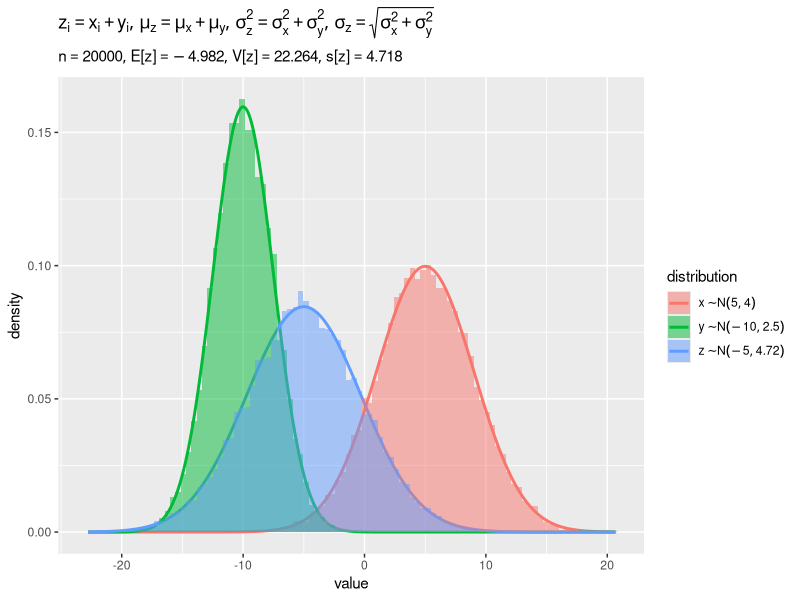

R code for this plot: (Note: this script raises an error after producing the figure.)

# 3.2.c 正規分布の再生性 ---------------------------------------------------------

# 利用パッケージ
library(tidyverse)
library(gganimate)

# チェック用
library(ggplot2)


# 正規乱数の和の分布 ---------------------------------------------------------------

### ・乱数生成・統計量の計算・分布の計算 -----

# サンプルサイズを指定
N <- 20000

# 正規分布のパラメータを指定
mu_x    <- 5
sigma_x <- 4
mu_y    <- -10
sigma_y <- 2.5


# サンプリング
sample_df <- tibble::tibble(
  i = 1:N, # データ番号
  x = rnorm(n = N, mean = mu_x, sd = sigma_x), 
  y = rnorm(n = N, mean = mu_y, sd = sigma_y), 
  z = x + y
) |> 
  tidyr::pivot_longer(
    cols = !i, 
    names_to  = "dist", 
    values_to = "x"
  ) # サンプル列をまとめる

# 確率変数の範囲を設定
x_min <- min(sample_df[["x"]])
x_max <- max(sample_df[["x"]])

# 正規分布を計算
norm_df <- tibble::tibble(
  x      = seq(from = x_min, to = x_max, length.out = 1000), 
  dens_x = dnorm(x = x, mean = mu_x, sd = sigma_x), 
  dens_y = dnorm(x = x, mean = mu_y, sd = sigma_y),
  dens_z = dnorm(x = x, mean = mu_x+mu_y, sd = sqrt(sigma_x^2+sigma_y^2))
) |> 
  tidyr::pivot_longer(
    cols = !x, 
    names_prefix = "dens_", 
    names_to  = "dist", 
    values_to = "dens"
  ) # 確率密度列をまとめる


### ・結果の作図 -----

# サンプル和を抽出
sample_z_vec <- sample_df |> 
  dplyr::filter(dist == "z") |> 
  dplyr::pull(x)

# サンプル和の標本統計量を計算:(ラベル用)
mean_z <- sum(sample_z_vec) / N
var_z  <- sum((sample_z_vec - mean_z)^2) / N
sd_z   <- sqrt(var_z)

# ラベル用の文字列を作成
variable_label <- paste0(
  "list(", 
  "z[i] == x[i] + y[i]", 
  ", mu[z] == mu[x] + mu[y]", 
  ", sigma[z]^2 == sigma[x]^2 + sigma[y]^2", 
  ", sigma[z] == sqrt(sigma[x]^2 + sigma[y]^2)", 
  ")"
)
stats_label <- paste0(
  "list(", 
  "n == ", N, 
  ", E*'['*z*']' == ", round(mean_z, digits = 3), 
  ", V*'['*z*']' == ", round(var_z, digits = 3), 
  ", s*'['*z*']' == ", round(sd_z, digits = 3), 
  ")"
)
param_label_vec <- c(
  parse(text = paste0("x %~% N(", mu_x, ", ", sigma_x, ")")), 
  parse(text = paste0("y %~% N(", mu_y, ", ", sigma_y, ")")), 
  parse(text = paste0("z %~% N(", mu_x+mu_y, ", ", 
                      round(sqrt(sigma_x^2+sigma_y^2), digits = 2), ")"))
)

# ヒストグラムを作成
ggplot() + 
  geom_line(data = norm_df, 
            mapping = aes(x = x, y = dens, color = dist), 
            linewidth = 1) + # 生成分布
  geom_histogram(data = sample_df, 
                 mapping = aes(x = x, y = ..density.., fill = dist), 
                 position = "identity", bins = 100, 
                 alpha = 0.5) + # サンプル
  scale_color_hue(labels = param_label_vec) + # (凡例ラベル用)
  scale_fill_hue(labels = param_label_vec) + # (凡例ラベル用)
  theme(legend.text.align = 0, 
        legend.position = "right") + 
  labs(title = parse(text = variable_label), 
       subtitle = parse(text = stats_label), 
       color = "distribution", fill = "distribution", 
       x = "value", y = "density")


### ・推移の作図 -----

# 1フレーム当たりのデータ数を指定
n_per_frame <- 200

# フレーム数を設定
frame_num <- N / n_per_frame
frame_num


# サンプル和の標本統計量を計算:(ラベル用)
mean_z_vec <- cumsum(sample_z_vec) / 1:N
var_z_vec  <- cumsum((sample_z_vec - mean_z_vec)^2) / 1:N
sd_z_vec   <- sqrt(var_z_vec)

# サンプルを複製
trace_sample_df <- sample_df |> 
  tidyr::uncount(weights = (N-i)%/%n_per_frame+1, .id = "n") |> # 累積ミニバッチに複製
  dplyr::mutate(
    n = N - (n-1)*n_per_frame, # 行番号をデータ数に変換
    label = paste0(
      "n = ", n, 
      ", E[z] = ", round(mean_z_vec[n], digits = 3), 
      ", V[z] = ", round(var_z_vec[n], digits = 3), 
      ", s[z] = ", round(sd_z_vec[n], digits = 3)
    ) # フレーム用ラベル
  ) |> 
  tibble::add_row(
    i = 0, n = 0, 
    label = "n = 0, E[z] = NA, V[z] = NA, s[z] = NA"
  ) |> # 初回フレーム用にダミーを追加
  dplyr::arrange(n, dist, i) |> # 因子レベルの設定用
  dplyr::mutate(
    jitter = dplyr::case_when(
      dist == "x" ~ 1, 
      dist == "y" ~ 2, 
      dist == "z" ~ 3
    ), # プロット位置の調整値を指定
    label = factor(label, levels = unique(label)) # フレーム番号に応じてレベル付け
  )


# 確率密度の最大値を設定
y_max <- max(norm_df[["dens"]])

# サンプル点のプロット位置の調整値を指定
y_min <- -0.003

# ヒストグラムを作成
anim <- ggplot() + 
  geom_line(data = norm_df, 
            mapping = aes(x = x, y = dens, color = dist), 
            linewidth = 1) + # 生成分布
  geom_histogram(data = trace_sample_df, 
                 mapping = aes(x = x, y = ..density.., fill = dist), 
                 position = "identity", bins = 100, 
                 alpha = 0.5) + # サンプル
  geom_point(data = trace_sample_df, 
             mapping = aes(x = x, y = y_min*jitter, color = dist), 
             size = 2, alpha = 0.01) + # サンプル
  gganimate::transition_manual(frames = label) + # フレーム
  scale_color_hue(labels = param_label_vec) + # (凡例ラベル用)
  scale_fill_hue(labels = param_label_vec) + # (凡例ラベル用)
  coord_cartesian(ylim = c(y_min*3, y_max)) + 
  theme(legend.text.align = 0, 
        legend.position = "right") + 
  labs(title = expression(z[i] == x[i] + y[i]), 
       subtitle = "{current_frame}", 
       color = "distribution", fill = "distribution", 
       x = "value", y = "density")

# 停止フレーム数を指定
pause_frame <- 10

# gif画像を作成
gganimate::animate(
  plot = anim, 
  nframes = frame_num+pause_frame, end_pause = pause_frame, fps = 10, 
  width = 800, height = 600, 
  renderer = gganimate::gifski_renderer()
)


# 正規乱数の平均の分布 ------------------------------------------------------------

### ・乱数生成・統計量の計算・分布の計算 -----

# 試行回数を指定
max_iter <- 10000

# サンプルサイズを指定
N <- 4

# 正規分布のパラメータを指定
mu_x    <- 50
sigma_x <- 10


# サンプリング
sample_x_df <- tidyr::expand_grid(
  iter = 1:max_iter, # 試行番号
  i    = 1:N         # データ番号:(サンプル)
) |> 
  dplyr::group_by(iter) |> # 乱数生成用
  dplyr::mutate(
    x = rnorm(n = N, mean = mu_x, sd = sigma_x)
  ) |> 
  dplyr::ungroup()

# 標本平均を計算
sample_z_df <- sample_x_df |> 
  dplyr::group_by(iter) |> # 平均の計算用
  dplyr::summarise(
    z = mean(x), .groups = "drop"
  )

# 確率変数の範囲を設定
x_min <- min(sample_x_df[["x"]])
x_max <- max(sample_x_df[["x"]])

# 正規分布を計算
norm_df <- tibble::tibble(
  x      = seq(from = x_min, to = x_max, length.out = 1000), 
  dens_x = dnorm(x = x, mean = mu_x, sd = sigma_x), 
  dens_z = dnorm(x = x, mean = mu_x, sd = sigma_x/sqrt(N))
) |> 
  tidyr::pivot_longer(
    cols = !x, 
    names_prefix = "dens_", 
    names_to  = "dist", 
    values_to = "dens"
  ) # 確率密度列をまとめる


### ・結果の作図 -----

# サンプル平均を抽出
sample_z_vec <- sample_z_df[["z"]]

# サンプル平均の標本統計量を計算:(ラベル用)
mean_z <- sum(sample_z_vec) / max_iter
var_z  <- sum((sample_z_vec - mean_z)^2) / max_iter
sd_z   <- sqrt(var_z)

# ラベル用の文字列を作成
variable_label <- paste0(
  "list(", 
  "z[j] == frac(1, n) ~ sum(x[ji], i==1, n)", 
  ", mu[z] == ", "mu[x]", 
  ", sigma[z]^2 == frac(sigma[x]^2, n)", 
  ", sigma[z] == frac(sigma[x], sqrt(n))", 
  ")"
)
stats_label <- paste0(
  "list(", 
  "n == ", N, 
  ", m == ", max_iter, 
  ", E*'['*z*']' == ", round(mean_z, digits = 3), 
  ", V*'['*z*']' == ", round(var_z, digits = 3), 
  ", s*'['*z*']' == ", round(sd_z, digits = 3), 
  ")"
)
param_label_vec <- c(
  parse(text = paste0("x %~% N(", mu_x, ", ", sigma_x, ")")), 
  parse(text = paste0("z %~% N(", mu_x, ", ", round(sigma_x/sqrt(N), digits = 2), ")"))
)

# サンプルを作図
ggplot() + 
  geom_line(data = norm_df, 
            mapping = aes(x = x, y = dens, color = dist), 
            linewidth = 1) + # 生成分布
  geom_histogram(data = sample_z_df, 
                 mapping = aes(x = z, y = ..density..), 
                 bins = 50, fill = scales::hue_pal()(n = 2)[2], 
                 alpha = 0.5) + # サンプル平均
  scale_color_hue(labels = param_label_vec) + # (凡例ラベル用)
  theme(legend.text.align = 0, 
        legend.position = "right") + 
  labs(title = parse(text = variable_label), 
       subtitle = parse(text = stats_label), 
       color = "distribution", 
       x = "value", y = "density")


### ・推移の作図 -----

# 1フレーム当たりのデータ数を指定
n_per_frame <- 100

# フレーム数を設定
frame_num <- max_iter / n_per_frame
frame_num


# サンプル平均の標本統計量を計算:(ラベル用)
mean_z_vec <- cumsum(sample_z_vec) / 1:max_iter
var_z_vec  <- cumsum((sample_z_vec - mean_z_vec)^2) / 1:max_iter
sd_z_vec   <- sqrt(var_z_vec)

# サンプル平均を複製
trace_sample_z_df <- sample_z_df |> 
  tidyr::uncount(weights = (max_iter-iter)%/%n_per_frame+1, .id = "m") |> # 累積ミニバッチに複製
  dplyr::mutate(
    j = iter, # データ番号:(サンプル番号)
    m = max_iter - (m-1)*n_per_frame, # 行番号をデータ数に変換
    label = paste0(
      "n = ", N, 
      ", m = ", m, 
      ", E[z] = ", round(mean_z_vec[m], digits = 3), 
      ", V[z] = ", round(var_z_vec[m], digits = 3), 
      ", s[z] = ", round(sd_z_vec[m], digits = 3)
    )
  ) |> 
  tibble::add_row(
    j = 0, m = 0, 
    label = paste0("n = ", N, ", m = 0, E[z] = NA, V[z] = NA, s[z] = NA") # フレーム用ラベル
  ) |> # 初回フレーム用にダミーを追加
  dplyr::arrange(m, j) |> # 因子レベルの設定用
  dplyr::mutate(
    label = factor(label, levels = unique(label)) # フレーム番号に応じてレベル付け
  )

# サンプルを複製
trace_sample_x_df <- sample_x_df |> 
  dplyr::mutate(
    frame = (iter-1) %/% n_per_frame + 1, # フレーム番号
    m     = frame * n_per_frame, # データ数:(サンプル)
    j     = iter, # データ番号:(サンプル平均)
    color_id = (j-1) %% n_per_frame, # ミニバッチ内のデータ番号
    label = unique(trace_sample_z_df[["label"]])[frame+1] # フレーム用ラベル
  ) |> 
  tibble::add_row(
    j = 0, m = 0, 
    label = paste0("n = ", N, ", m = 0, E[z] = NA, V[z] = NA, s[z] = NA")
  ) |> 
  dplyr::arrange(m, j)


# 確率密度の最大値を設定
y_max <- max(norm_df[["dens"]])

# サンプル点のプロット位置の調整値を指定
y_min <- -0.003

# サンプルを作図
anim <- ggplot() + 
  geom_line(data = norm_df, 
            mapping = aes(x = x, y = dens, color = dist), 
            linewidth = 1) + # 生成分布
  geom_histogram(data = trace_sample_z_df, 
                 mapping = aes(x = z, y = ..density..), 
                 bins = 50, fill = scales::hue_pal()(n = 2)[2], 
                 alpha = 0.5) + # サンプル平均
  geom_point(data = trace_sample_x_df, 
             mapping = aes(x = x, y = y_min*0.5, fill = factor(color_id)), 
             size = 2, alpha = 0.1, shape = "circle filled", stroke = 0, show.legend = FALSE) + # サンプル
  geom_point(data = trace_sample_z_df, 
             mapping = aes(x = z, y = y_min), 
             size = 2, color = scales::hue_pal()(n = 2)[2], alpha = 0.01) + # サンプル平均
  gganimate::transition_manual(frames = label) + # フレーム
  scale_color_hue(labels = param_label_vec) + # (凡例ラベル用)
  coord_cartesian(ylim = c(y_min, y_max)) + 
  theme(legend.text.align = 0, 
        legend.position = "right") + 
  labs(title = parse(text = variable_label), 
       subtitle = "{current_frame}", 
       color = "distribution", 
       x = "value", y = "density")

# 停止フレーム数を指定
pause_frame <- 10

# gif画像を作成
gganimate::animate(
  plot = anim, 
  nframes = frame_num+pause_frame, end_pause = pause_frame, fps = 10, 
  width = 800, height = 600, 
  renderer = gganimate::gifski_renderer()
)
